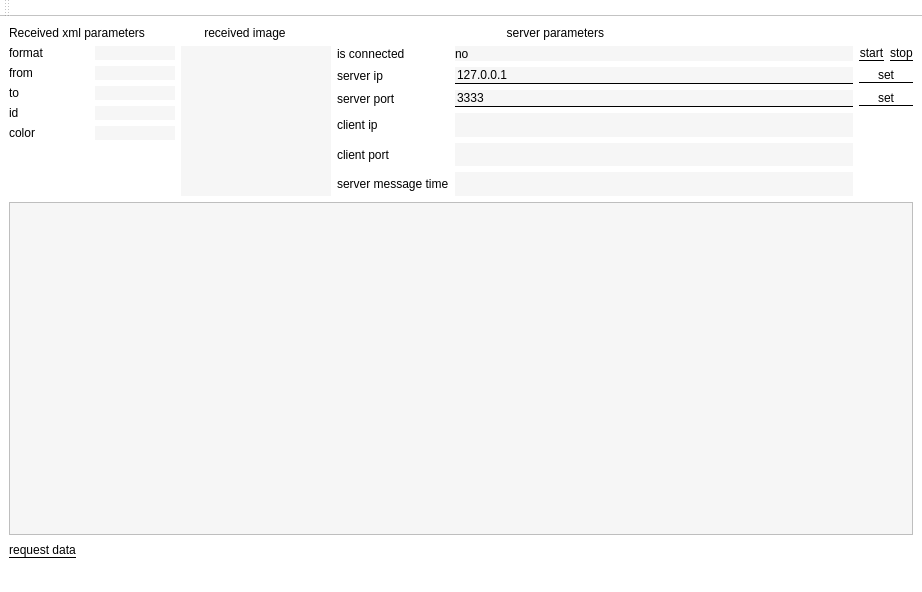
<?xml version="1.0" encoding="UTF-8"?>
<ui version="4.0">
 <class>MainWindow</class>
 <widget class="QMainWindow" name="MainWindow">
  <property name="geometry">
   <rect>
    <x>0</x>
    <y>0</y>
    <width>922</width>
    <height>592</height>
   </rect>
  </property>
  <property name="windowTitle">
   <string>MainWindow</string>
  </property>
  <property name="styleSheet">
   <string notr="true">background:#FFFFFF;</string>
  </property>
  <widget class="QWidget" name="centralwidget">
   <layout class="QGridLayout" name="gridLayout">
    <item row="0" column="0">
     <layout class="QVBoxLayout" name="first">
      <item>
       <layout class="QGridLayout" name="parameters">
        <item row="0" column="2">
         <widget class="QLabel" name="server_parameters_const">
          <property name="styleSheet">
           <string notr="true">color:#000000</string>
          </property>
          <property name="text">
           <string>                                                   server parameters</string>
          </property>
         </widget>
        </item>
        <item row="1" column="0">
         <layout class="QFormLayout" name="xmlParameters">
          <item row="0" column="0">
           <widget class="QLabel" name="format_const">
            <property name="minimumSize">
             <size>
              <width>80</width>
              <height>0</height>
             </size>
            </property>
            <property name="styleSheet">
             <string notr="true">color:#000000</string>
            </property>
            <property name="text">
             <string>format</string>
            </property>
           </widget>
          </item>
          <item row="0" column="1">
           <widget class="QLabel" name="format">
            <property name="minimumSize">
             <size>
              <width>80</width>
              <height>0</height>
             </size>
            </property>
            <property name="styleSheet">
             <string notr="true">background:#f6f6f6;color:#000000;</string>
            </property>
            <property name="text">
             <string/>
            </property>
           </widget>
          </item>
          <item row="1" column="0">
           <widget class="QLabel" name="from_const">
            <property name="styleSheet">
             <string notr="true">color:#000000</string>
            </property>
            <property name="text">
             <string>from</string>
            </property>
           </widget>
          </item>
          <item row="1" column="1">
           <widget class="QLabel" name="from">
            <property name="styleSheet">
             <string notr="true">background:#f6f6f6;color:#000000;</string>
            </property>
            <property name="text">
             <string/>
            </property>
           </widget>
          </item>
          <item row="2" column="0">
           <widget class="QLabel" name="to_const">
            <property name="styleSheet">
             <string notr="true">color:#000000</string>
            </property>
            <property name="text">
             <string>to</string>
            </property>
           </widget>
          </item>
          <item row="2" column="1">
           <widget class="QLabel" name="to">
            <property name="styleSheet">
             <string notr="true">background:#f6f6f6;color:#000000;</string>
            </property>
            <property name="text">
             <string/>
            </property>
           </widget>
          </item>
          <item row="3" column="0">
           <widget class="QLabel" name="id_const">
            <property name="styleSheet">
             <string notr="true">color:#000000</string>
            </property>
            <property name="text">
             <string>id</string>
            </property>
           </widget>
          </item>
          <item row="3" column="1">
           <widget class="QLabel" name="id">
            <property name="styleSheet">
             <string notr="true">background:#f6f6f6;color:#000000;</string>
            </property>
            <property name="text">
             <string/>
            </property>
           </widget>
          </item>
          <item row="4" column="0">
           <widget class="QLabel" name="color_const">
            <property name="styleSheet">
             <string notr="true">color:#000000</string>
            </property>
            <property name="text">
             <string>color</string>
            </property>
           </widget>
          </item>
          <item row="4" column="1">
           <widget class="QLabel" name="color">
            <property name="styleSheet">
             <string notr="true">background:#f6f6f6;color:#000000;</string>
            </property>
            <property name="text">
             <string/>
            </property>
           </widget>
          </item>
         </layout>
        </item>
        <item row="0" column="1">
         <widget class="QLabel" name="image_const">
          <property name="styleSheet">
           <string notr="true">color:#000000</string>
          </property>
          <property name="text">
           <string>       received image</string>
          </property>
         </widget>
        </item>
        <item row="0" column="0">
         <widget class="QLabel" name="xml_parameters_const">
          <property name="styleSheet">
           <string notr="true">color:#000000</string>
          </property>
          <property name="text">
           <string>Received xml parameters</string>
          </property>
         </widget>
        </item>
        <item row="1" column="1">
         <widget class="QLabel" name="image">
          <property name="minimumSize">
           <size>
            <width>150</width>
            <height>150</height>
           </size>
          </property>
          <property name="maximumSize">
           <size>
            <width>150</width>
            <height>150</height>
           </size>
          </property>
          <property name="styleSheet">
           <string notr="true">background:#f6f6f6;</string>
          </property>
          <property name="text">
           <string/>
          </property>
         </widget>
        </item>
        <item row="1" column="2">
         <layout class="QGridLayout" name="serverParameters">
          <item row="4" column="0">
           <widget class="QLabel" name="clientPort_const">
            <property name="styleSheet">
             <string notr="true">color:#000000</string>
            </property>
            <property name="text">
             <string>client port</string>
            </property>
           </widget>
          </item>
          <item row="5" column="0">
           <widget class="QLabel" name="serverMessageTime_const">
            <property name="text">
             <string>server message time</string>
            </property>
           </widget>
          </item>
          <item row="2" column="1">
           <widget class="QLineEdit" name="serverPort">
            <property name="sizePolicy">
             <sizepolicy hsizetype="Preferred" vsizetype="Fixed">
              <horstretch>0</horstretch>
              <verstretch>0</verstretch>
             </sizepolicy>
            </property>
            <property name="styleSheet">
             <string notr="true">background:#f6f6f6 ;color:#000000;; border: none;border-bottom: 1px solid currentColor;</string>
            </property>
            <property name="text">
             <string>3333</string>
            </property>
           </widget>
          </item>
          <item row="2" column="2">
           <widget class="QPushButton" name="changeServerPortButton">
            <property name="styleSheet">
             <string notr="true">color:#000000; border: none;color:#000000; border: none;border-bottom: 1px solid currentColor;</string>
            </property>
            <property name="text">
             <string>set</string>
            </property>
           </widget>
          </item>
          <item row="5" column="1">
           <widget class="QLabel" name="serverMessageTime">
            <property name="styleSheet">
             <string notr="true">background:#f6f6f6;color:#000000;</string>
            </property>
            <property name="text">
             <string/>
            </property>
           </widget>
          </item>
          <item row="0" column="0">
           <widget class="QLabel" name="isServerRunning_const">
            <property name="styleSheet">
             <string notr="true">color:#000000</string>
            </property>
            <property name="text">
             <string>is connected</string>
            </property>
           </widget>
          </item>
          <item row="1" column="0">
           <widget class="QLabel" name="serverIp_const">
            <property name="styleSheet">
             <string notr="true">color:#000000</string>
            </property>
            <property name="text">
             <string>server ip</string>
            </property>
           </widget>
          </item>
          <item row="3" column="0">
           <widget class="QLabel" name="clientIp_const">
            <property name="styleSheet">
             <string notr="true">color:#000000</string>
            </property>
            <property name="text">
             <string>client ip</string>
            </property>
           </widget>
          </item>
          <item row="4" column="1">
           <widget class="QLabel" name="clientPort">
            <property name="styleSheet">
             <string notr="true">background:#f6f6f6;color:#000000;</string>
            </property>
            <property name="text">
             <string/>
            </property>
           </widget>
          </item>
          <item row="1" column="1">
           <widget class="QLineEdit" name="serverIp">
            <property name="styleSheet">
             <string notr="true">background:#f6f6f6 ;color:#000000;; border: none;border-bottom: 1px solid currentColor;</string>
            </property>
            <property name="text">
             <string>127.0.0.1</string>
            </property>
           </widget>
          </item>
          <item row="0" column="2">
           <layout class="QHBoxLayout" name="offOnButtons">
            <item>
             <widget class="QPushButton" name="startConnectionButton">
              <property name="styleSheet">
               <string notr="true">color:#000000; border: none;border-bottom: 1px solid currentColor;</string>
              </property>
              <property name="text">
               <string>start</string>
              </property>
             </widget>
            </item>
            <item>
             <widget class="QPushButton" name="stopConnectionButton">
              <property name="styleSheet">
               <string notr="true">color:#000000; border: none;color:#000000; border: none;border-bottom: 1px solid currentColor;</string>
              </property>
              <property name="text">
               <string>stop</string>
              </property>
             </widget>
            </item>
           </layout>
          </item>
          <item row="0" column="1">
           <widget class="QLabel" name="isConnectedToServer">
            <property name="styleSheet">
             <string notr="true">background:#f6f6f6;color:#000000;</string>
            </property>
            <property name="text">
             <string>no</string>
            </property>
           </widget>
          </item>
          <item row="3" column="1">
           <widget class="QLabel" name="clientIp">
            <property name="styleSheet">
             <string notr="true">background:#f6f6f6;color:#000000;</string>
            </property>
            <property name="text">
             <string/>
            </property>
           </widget>
          </item>
          <item row="1" column="2">
           <widget class="QPushButton" name="changeServerIpButton">
            <property name="styleSheet">
             <string notr="true">color:#000000; border: none;color:#000000; border: none;border-bottom: 1px solid currentColor;</string>
            </property>
            <property name="text">
             <string>set</string>
            </property>
           </widget>
          </item>
          <item row="2" column="0">
           <widget class="QLabel" name="serverPort_const">
            <property name="styleSheet">
             <string notr="true">color:#000000</string>
            </property>
            <property name="text">
             <string>server port</string>
            </property>
           </widget>
          </item>
         </layout>
        </item>
       </layout>
      </item>
      <item>
       <layout class="QVBoxLayout" name="textAndButton">
        <item>
         <widget class="QPlainTextEdit" name="text">
          <property name="minimumSize">
           <size>
            <width>900</width>
            <height>300</height>
           </size>
          </property>
          <property name="styleSheet">
           <string notr="true">color:#000000; background:#f6f6f6;</string>
          </property>
         </widget>
        </item>
        <item>
         <layout class="QHBoxLayout" name="BottomButton">
          <item>
           <widget class="QPushButton" name="sendRequestToServerButton">
            <property name="styleSheet">
             <string notr="true">color:#000000; border: none; color:#000000; border: none;border-bottom: 1px solid currentColor;</string>
            </property>
            <property name="text">
             <string>request data</string>
            </property>
           </widget>
          </item>
          <item>
           <spacer name="horizontalSpacer">
            <property name="orientation">
             <enum>Qt::Horizontal</enum>
            </property>
            <property name="sizeHint" stdset="0">
             <size>
              <width>40</width>
              <height>20</height>
             </size>
            </property>
           </spacer>
          </item>
         </layout>
        </item>
       </layout>
      </item>
     </layout>
    </item>
   </layout>
  </widget>
  <widget class="QMenuBar" name="menubar">
   <property name="geometry">
    <rect>
     <x>0</x>
     <y>0</y>
     <width>922</width>
     <height>22</height>
    </rect>
   </property>
  </widget>
  <widget class="QStatusBar" name="statusbar"/>
  <widget class="QToolBar" name="toolBar">
   <property name="windowTitle">
    <string>toolBar</string>
   </property>
   <attribute name="toolBarArea">
    <enum>TopToolBarArea</enum>
   </attribute>
   <attribute name="toolBarBreak">
    <bool>false</bool>
   </attribute>
  </widget>
 </widget>
 <resources/>
 <connections/>
</ui>
